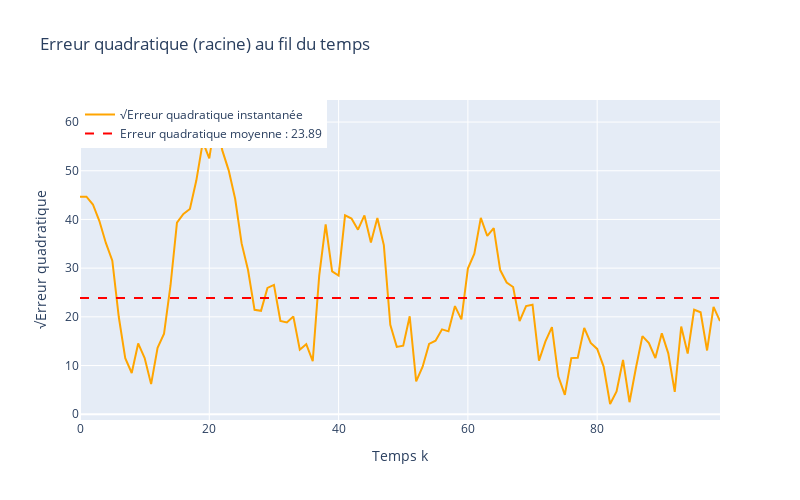

Notebook code for this chart:
### Code cell
# --- Courbe d'erreur quadratique moyenne instantanée ---
fig = go.Figure()

# Courbe des √erreurs à chaque instant
fig.add_trace(go.Scatter(
    y=np.sqrt(err_quadra),
    x=np.arange(T),
    mode='lines',
    name='√Erreur quadratique instantanée',
    line=dict(color='orange')
))

# Ligne horizontale = erreur moyenne
fig.add_trace(go.Scatter(
    y=[erreur_moyenne] * T,
    x=np.arange(T),
    mode='lines',
    name=f'Erreur quadratique moyenne : {erreur_moyenne:.2f}',
    line=dict(dash='dash', color='red')
))

fig.update_layout(
    title="Erreur quadratique (racine) au fil du temps",
    xaxis_title="Temps k",
    yaxis_title="√Erreur quadratique",
    legend=dict(x=0, y=1),
    width=800,
    height=500,
    grid=dict(rows=1, columns=1)
)

fig.show()

### Figure 1 — Plotly figure (JSON) as saved in the notebook; plotly's stock layout.template omitted (floating-point values rounded to 4 significant figures)
{"data": [{"line": {"color": "orange"}, "mode": "lines", "name": "√Erreur quadratique instantanée", "type": "scatter", "x": [0, 1, 2, 3, 4, 5, 6, 7, 8, 9, 10, 11, 12, 13, 14, 15, 16, 17, 18, 19, 20, 21, 22, 23, 24, 25, 26, 27, 28, 29, 30, 31, 32, 33, 34, 35, 36, 37, 38, 39, 40, 41, 42, 43, 44, 45, 46, 47, 48, 49, 50, 51, 52, 53, 54, 55, 56, 57, 58, 59, 60, 61, 62, 63, 64, 65, 66, 67, 68, 69, 70, 71, 72, 73, 74, 75, 76, 77, 78, 79, 80, 81, 82, 83, 84, 85, 86, 87, 88, 89, 90, 91, 92, 93, 94, 95, 96, 97, 98, 99], "y": [44.64, 44.67, 43.07, 39.67, 35.18, 31.52, 19.97, 11.52, 8.473, 14.54, 11.55, 6.184, 13.64, 16.56, 26.44, 39.36, 41.13, 42.15, 48.03, 55.92, 52.54, 61.24, 54.23, 50.08, 44.25, 35.08, 29.55, 21.45, 21.24, 25.94, 26.57, 19.17, 18.85, 20.09, 13.26, 14.37, 10.92, 28.4, 38.96, 29.33, 28.48, 40.84, 40.19, 37.91, 40.83, 35.26, 40.28, 34.73, 18.37, 13.84, 14.08, 20.12, 6.758, 9.769, 14.45, 15.11, 17.43, 17.02, 22.2, 19.49, 29.92, 32.97, 40.33, 36.6, 38.22, 29.61, 27.06, 26.13, 19.13, 22.22, 22.49, 11.0, 14.96, 17.88, 7.739, 3.981, 11.53, 11.6, 17.73, 14.63, 13.41, 9.776, 2.102, 4.698, 11.14, 2.472, 9.542, 16.03, 14.6, 11.55, 16.61, 12.51, 4.589, 18.02, 12.45, 21.45, 20.94, 13.09, 22.06, 19.13]}, {"line": {"color": "red", "dash": "dash"}, "mode": "lines", "name": "Erreur quadratique moyenne : 23.89", "type": "scatter", "x": [0, 1, 2, 3, 4, 5, 6, 7, 8, 9, 10, 11, 12, 13, 14, 15, 16, 17, 18, 19, 20, 21, 22, 23, 24, 25, 26, 27, 28, 29, 30, 31, 32, 33, 34, 35, 36, 37, 38, 39, 40, 41, 42, 43, 44, 45, 46, 47, 48, 49, 50, 51, 52, 53, 54, 55, 56, 57, 58, 59, 60, 61, 62, 63, 64, 65, 66, 67, 68, 69, 70, 71, 72, 73, 74, 75, 76, 77, 78, 79, 80, 81, 82, 83, 84, 85, 86, 87, 88, 89, 90, 91, 92, 93, 94, 95, 96, 97, 98, 99], "y": [23.89, 23.89, 23.89, 23.89, 23.89, 23.89, 23.89, 23.89, 23.89, 23.89, 23.89, 23.89, 23.89, 23.89, 23.89, 23.89, 23.89, 23.89, 23.89, 23.89, 23.89, 23.89, 23.89, 23.89, 23.89, 23.89, 23.89, 23.89, 23.89, 23.89, 23.89, 23.89, 23.89, 23.89, 23.89, 23.89, 23.89, 23.89, 23.89, 23.89, 23.89, 23.89, 23.89, 23.89, 23.89, 23.89, 23.89, 23.89, 23.89, 23.89, 23.89, 23.89, 23.89, 23.89, 23.89, 23.89, 23.89, 23.89, 23.89, 23.89, 23.89, 23.89, 23.89, 23.89, 23.89, 23.89, 23.89, 23.89, 23.89, 23.89, 23.89, 23.89, 23.89, 23.89, 23.89, 23.89, 23.89, 23.89, 23.89, 23.89, 23.89, 23.89, 23.89, 23.89, 23.89, 23.89, 23.89, 23.89, 23.89, 23.89, 23.89, 23.89, 23.89, 23.89, 23.89, 23.89, 23.89, 23.89, 23.89, 23.89]}], "layout": {"grid": {"columns": 1, "rows": 1}, "height": 500, "legend": {"x": 0, "y": 1}, "title": {"text": "Erreur quadratique (racine) au fil du temps"}, "width": 800, "xaxis": {"title": {"text": "Temps k"}}, "yaxis": {"title": {"text": "√Erreur quadratique"}}}}
